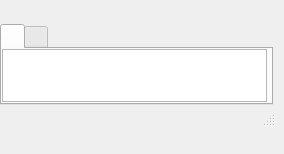
<?xml version="1.0" encoding="UTF-8"?>
<ui version="4.0">
  <class>DbgInspector</class>
  <widget class="QWidget" name="DbgInspector">
    <property name="geometry">
      <rect>
        <x>0</x>
        <y>0</y>
        <width>284</width>
        <height>154</height>
      </rect>
    </property>
    <property name="windowTitle">
      <string>Debug Inspector</string>
    </property>
    <property name="font">
      <font>
        <family>MS Sans Serif</family>
        <pointsize>8</pointsize>
      </font>
    </property>
    <!-- vcl-BorderStyle: bsSizeToolWin → set windowFlags Qt::Tool in constructor -->
    <!-- vcl-FormStyle: fsStayOnTop → setWindowFlag(Qt::WindowStaysOnTopHint) -->
    <widget class="QTabWidget" name="Sheets">
      <property name="geometry">
        <rect>
          <x>0</x>
          <y>24</y>
          <width>273</width>
          <height>81</height>
        </rect>
      </property>
      <widget class="QWidget" name="Sheet1">
        <property name="geometry">
          <rect>
            <x>0</x>
            <y>0</y>
            <width>1</width>
            <height>1</height>
          </rect>
        </property>
        <property name="windowTitle">
          <string>Data</string>
        </property>
        <widget class="QTableWidget" name="DataWatch1">
          <property name="geometry">
            <rect>
              <x>0</x>
              <y>0</y>
              <width>265</width>
              <height>53</height>
            </rect>
          </property>
          <!-- vcl-align: alClient → arrange in a Qt layout manager -->
        </widget>
      </widget>
      <widget class="QWidget" name="Sheet2">
        <property name="geometry">
          <rect>
            <x>0</x>
            <y>0</y>
            <width>1</width>
            <height>1</height>
          </rect>
        </property>
        <property name="windowTitle">
          <string>Methods</string>
        </property>
        <widget class="QTableWidget" name="DataWatch2">
          <property name="geometry">
            <rect>
              <x>0</x>
              <y>0</y>
              <width>265</width>
              <height>329</height>
            </rect>
          </property>
          <!-- vcl-align: alClient → arrange in a Qt layout manager -->
        </widget>
      </widget>
    </widget>
    <widget class="QStatusBar" name="StatusBar">
      <property name="geometry">
        <rect>
          <x>0</x>
          <y>108</y>
          <width>276</width>
          <height>19</height>
        </rect>
      </property>
    </widget>
    <widget class="QWidget" name="VariableName">
      <property name="geometry">
        <rect>
          <x>0</x>
          <y>0</y>
          <width>273</width>
          <height>22</height>
        </rect>
      </property>
    </widget>
  </widget>
  <resources/>
  <connections/>
</ui>
